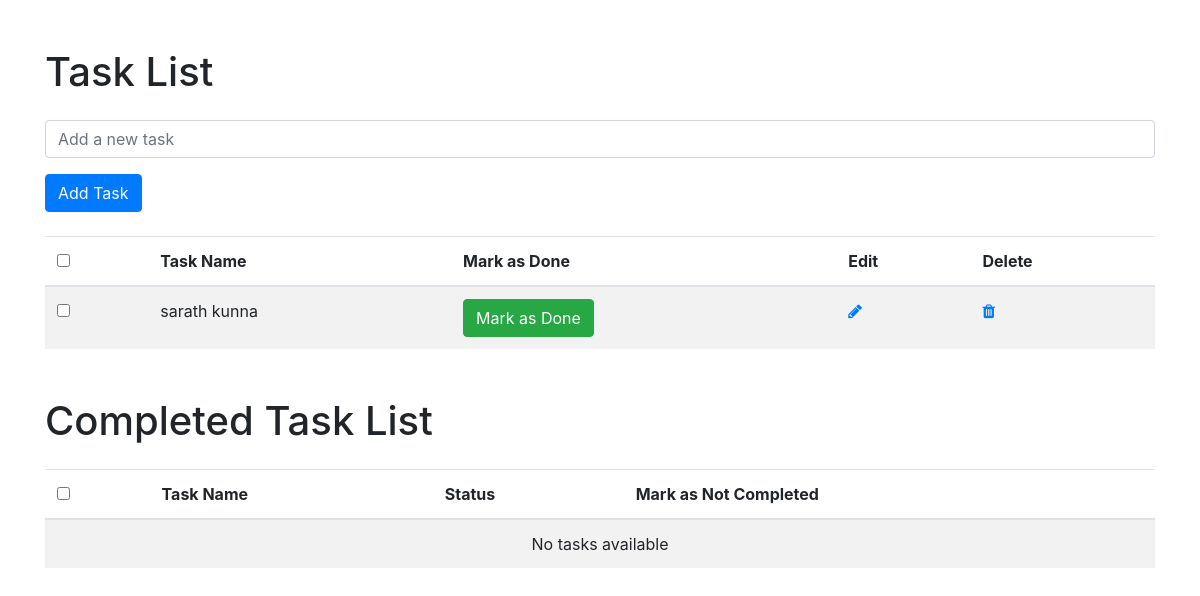
Before: / with the older database file.
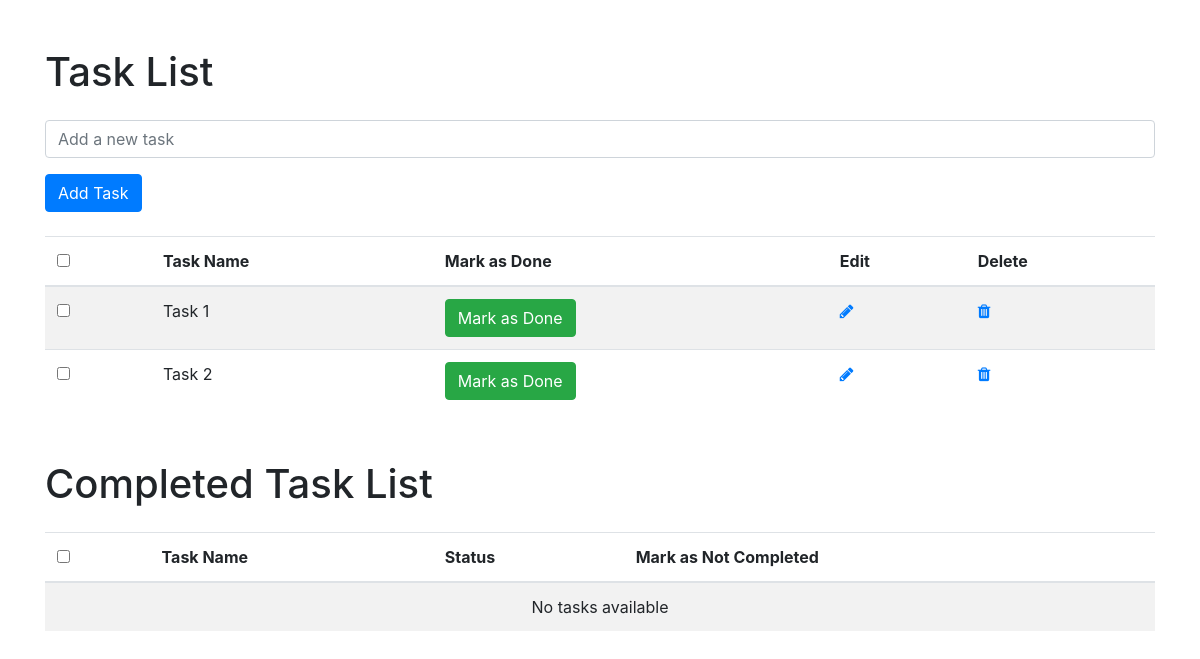
After: the same page with the newer database file.
### app/models.py (models this page shows)
class Task(models.Model):
    task = models.CharField(max_length=255)
    is_completed = models.BooleanField(default=False)
    created_date =models.DateField(auto_now_add=True)
    updated_date =models.DateField(auto_now=True)

### app/views.py (the view)
# urls.py: path('',views.index,name='index'),
def index(request):
    task = Task.objects.filter(is_completed=False)
    completed = Task.objects.filter(is_completed=True)
    context = {
        'task':task,
        'completed':completed
    }
    return render(request,'index.html',context)

### templates/index.html (shortened to what this page needs)
<!DOCTYPE html>
<html lang="en">
<head>
<link rel="stylesheet" href="https://stackpath.bootstrapcdn.com/bootstrap/4.5.0/css/bootstrap.min.css">
<link rel="stylesheet" href="https://maxcdn.bootstrapcdn.com/font-awesome/4.7.0/css/font-awesome.min.css">
</head>
<body>
    <div class="container mt-5">
        <h1 class="mb-4">Task List</h1>
        <form method="post" action="{% url 'add_task' %}" class="mb-4">
            <div class="form-group">
                <input type="text" name="task" class="form-control" placeholder="Add a new task" required>
            </div>
            <button type="submit" class="btn btn-primary">Add Task</button>
        </form>
        <table class="table table-striped table-hover">
            <thead>
                <tr>
                    <th>
                        <span class="custom-checkbox">
                            <input type="checkbox" id="selectAll">
                        </span>
                    </th>
                    <th>Task Name</th>
                    <th>Mark as Done</th>
                    <th>Edit</th>
                    <th>Delete</th>
                </tr>
            </thead>
            <tbody>
                {% for i in task %}
                <tr>
                    <td>
                        <span class="custom-checkbox">
                            <input type="checkbox" id="checkbox{{ i.id }}" name="options[]" value="{{ i.id }}">
                        </span>
                    </td>
                    <td>{{ i.task }}</td>
                    <td>
                        {% if not i.is_completed %}
                        <a href="{% url 'mark_as_done' i.id %}" class="btn btn-success">Mark as Done</a>
                        {% else %}
                        <a href="{% url 'mark_as_not_completed' i.id %}" class="btn btn-danger">Mark as Not Completed</a>
                        {% endif %}
                    </td>
                    <td>
                        <a href="#" class="edit" data-toggle="modal" data-target="#editEmployeeModal" data-id="{{ i.id }}" data-task="{{ i.task }}">
                            <i class="fa fa-pencil" aria-hidden="true"></i>
                        </a>
                    </td>
                    <td>
                        <a href="#" class="delete" data-toggle="modal" data-target="#deleteEmployeeModal" data-id="{{ i.id }}">
                            <i class="fa fa-trash" aria-hidden="true"></i>
                        </a>
                    </td>
                </tr>
                {% endfor %}
            </tbody>
        </table>
    </div>
    <div class="container mt-5">
        <h1 class="mb-4">Completed Task List</h1>
        <table class="table table-striped table-hover">
            <thead>
                <tr>
                    <th>
                        <span class="custom-checkbox">
                            <input type="checkbox" id="selectAllCompleted">
                        </span>
                    </th>
                    <th>Task Name</th>
                    <th>Status</th>
                    <th>Mark as Not Completed</th>
                </tr>
            </thead>
            <tbody>
                {% for i in completed %}
                <tr>
                    <td>
                        <span class="custom-checkbox">
                            <input type="checkbox" id="checkbox{{ i.id }}" name="options[]" value="{{ i.id }}">
                            <label for="checkbox{{ i.id }}"></label>
                        </span>
                    </td>
                    <td>{{ i.task }}</td>
                    <td>
                        {% if i.is_completed %}
                        <i class="fa fa-check" style="color: green;" title="Completed"></i>
                        {% else %}
                        <i class="fa fa-times" style="color: red;" title="Not Completed"></i>
                        {% endif %}
                    </td>
                    <td>
                        {% if i.is_completed %}
                        <a href="{% url 'mark_as_undone' i.id %}" class="btn btn-danger">Mark as Not Completed</a>
                        {% else %}
                        <span class="text-muted">Already Not Completed</span>
                        {% endif %}
                    </td>
                </tr>
                {% empty %}
                <tr>
                    <td colspan="4" class="text-center">No tasks available</td>
                </tr>
                {% endfor %}
            </tbody>
        </table>
    </div>
</body>
</html>

Changed rows visible on the page:
removed Task: task "sarath kunna", is_completed "Mark as Done"
added Task: task "Task 1", is_completed "Mark as Done"
added Task: task "Task 2", is_completed "Mark as Done"
